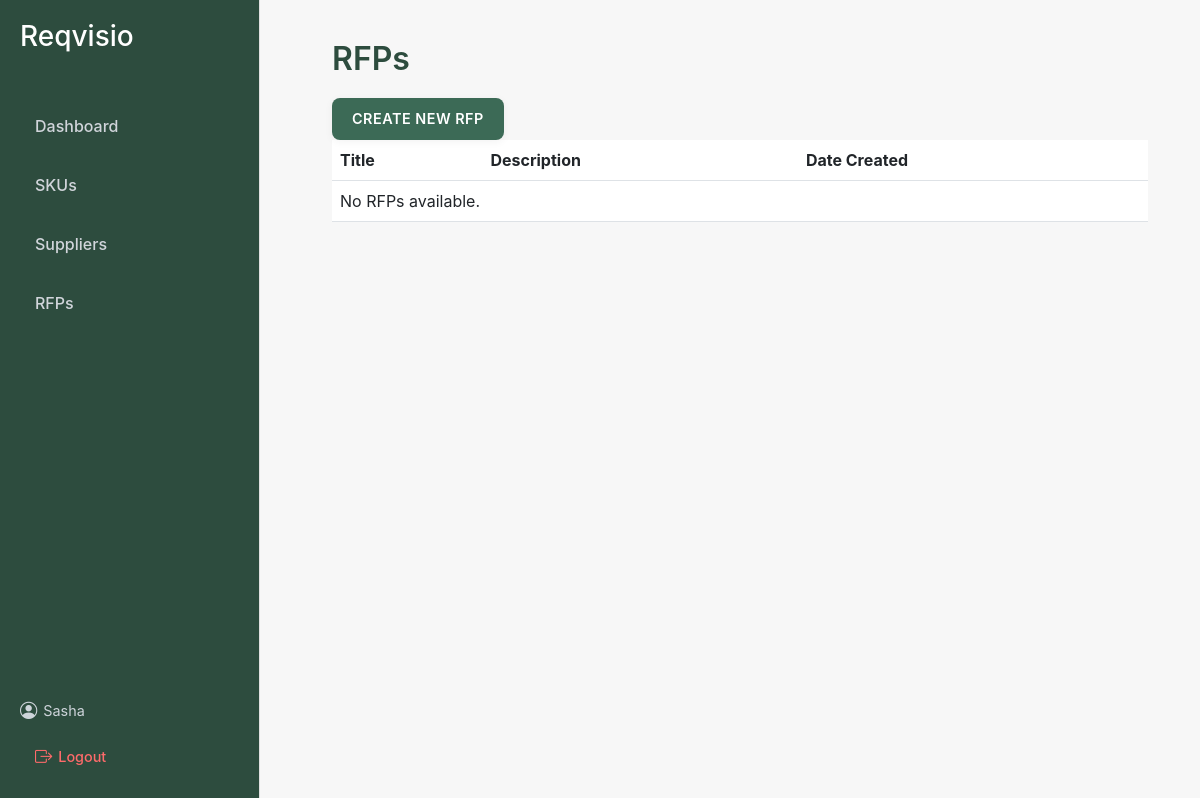
/procurement01/rfps/ (signed in), run on an earlier commit of the app's database.
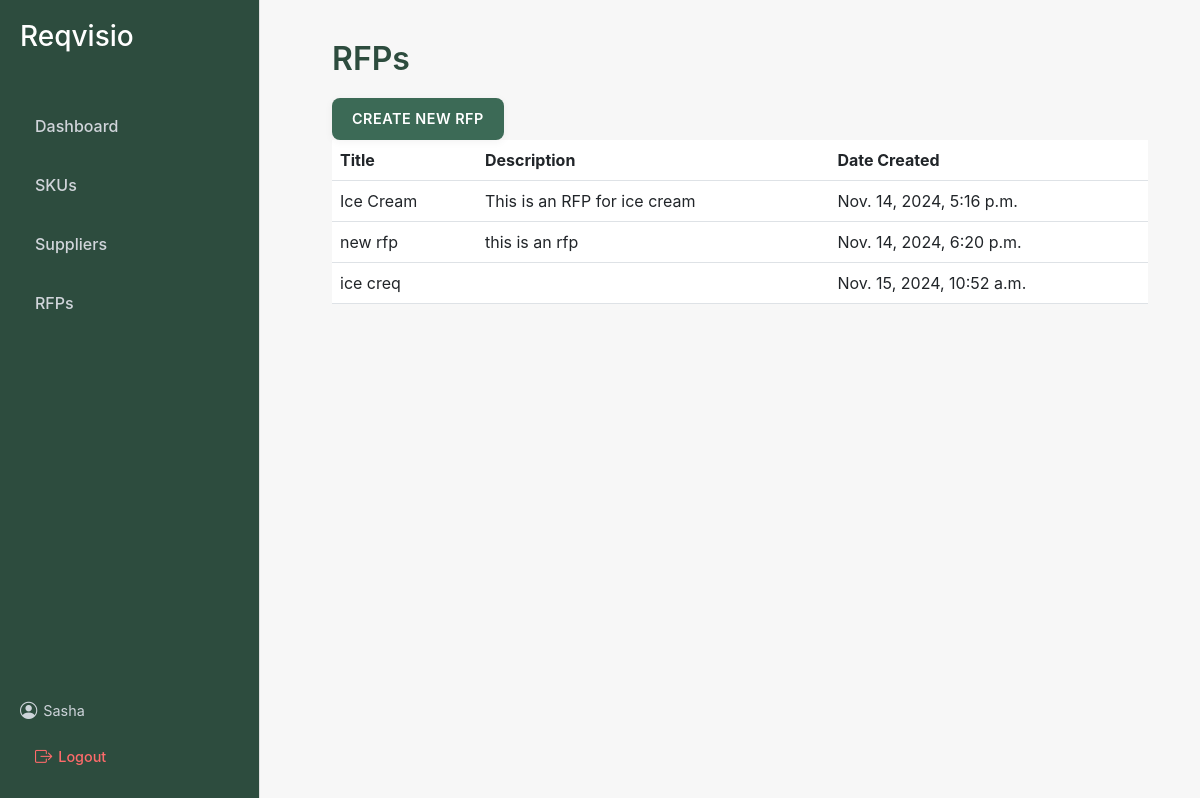
And on a later commit of the database.
### procurement01/models.py (models this page shows, shortened)
class CustomUser(AbstractUser):
    company = models.ForeignKey(Company, on_delete=models.CASCADE, null=True)

class RFP(models.Model):
    title = models.CharField(max_length=255)
    description = models.TextField(blank = True)
    created_at = models.DateTimeField(auto_now_add=True)
    updated_at = models.DateTimeField(auto_now=True)
    deleted_at = models.DateTimeField(null=True, blank=True)

### procurement01/views.py (the view)
# urls.py: path('rfps/', views.rfp_list_view, name='rfp_list'),
@login_required
def rfp_list_view(request):
    rfps = RFP.objects.all()  # You might want to filter by the user's company if needed
    return render(request, 'procurement01/rfp_list.html', {'rfps': rfps})

### procurement01/templates/procurement01/rfp_list.html
{% extends 'procurement01/layout.html' %}
{% block content %}
<h2>RFPs</h2>
<a href="{% url 'create_rfp_step1' %}" class="btn btn-primary">Create New RFP</a>
<table class="table">
    <thead>
        <tr>
            <th>Title</th>
            <th>Description</th>
            <th>Date Created</th>
        </tr>
    </thead>
    <tbody>
        {% for rfp in rfps %}
        <tr>
            <td>{{ rfp.title }}</td>
            <td>{{ rfp.description }}</td>
            <td>{{ rfp.created_at }}</td>
        </tr>
        {% empty %}
        <tr>
            <td colspan="3">No RFPs available.</td>
        </tr>
        {% endfor %}
    </tbody>
</table>
{% endblock %}

### procurement01/templates/procurement01/layout.html (shortened to what this page needs)
{% load static %}
<!DOCTYPE html>
<html lang="en">
<head>
    <link href="https://cdn.jsdelivr.net/npm/@yaireo/tagify/dist/tagify.css" rel="stylesheet">
    <link href="https://cdn.jsdelivr.net/npm/bootstrap@5.3.0-alpha3/dist/css/bootstrap.min.css" rel="stylesheet">
    <link href="{% static 'style.css' %}" rel="stylesheet">
    <link href="https://cdn.jsdelivr.net/npm/bootstrap-icons@1.10.0/font/bootstrap-icons.css" rel="stylesheet">
</head>
<body>
    <div class="sidebar d-flex flex-column">
        <h3>Reqvisio</h3>
        {% if user.is_authenticated %}
            {% if user.company.company_type == 'Procurer' %}
                <div class="nav-links">
                    <a href="{% url 'dashboard' %}">Dashboard</a>
                    <a href="{% url 'sku_list' %}">SKUs</a>
                    <a href="{% url 'supplier_list' %}">Suppliers</a>
                    <a href="{% url 'rfp_list' %}">RFPs</a>
                </div>
                <div class="user-info mt-auto">
                    <span><i class="bi bi-person-circle"></i> {{ user.username }}</span>
                    <a href="{% url 'logout' %}" class="logout-link"><i class="bi bi-box-arrow-right"></i> Logout</a>
                </div>
            {% endif %}
        {% endif %}
    </div>
    <div class="main-content" id ="main-content">
        <div class="container">
            {% block content %}{% endblock %}
        </div>
    </div>
</body>
</html>

### procurement01/static/style.css (style rules this page uses)
body { font-family: -apple-system, BlinkMacSystemFont, "Segoe UI", Roboto, Helvetica, Arial, sans-serif; background-color: #f7f7f7; color: #333; display: flex; margin: 0; padding: 0; overflow-y: auto; }
.main-content { margin-left: 280px; padding: 40px; width: calc(100% - 280px); }
h2 { color: #2d4c3e; font-weight: 600; margin-bottom: 20px; }
.btn { font-size: 0.9em; border-radius: 8px; padding: 10px 20px; font-weight: 600; text-transform: uppercase; letter-spacing: 0.5px; border: none; box-shadow: 0px 2px 8px rgba(0, 0, 0, 0.05); transition: background-color 0.3s; }
.btn-primary { background-color: #3c6a56; color: #ffffff; }
.sidebar { width: 260px; background-color: #2d4c3e; height: 100vh; padding: 20px; position: fixed; color: #ffffff; display: flex; flex-direction: column; justify-content: space-between; gap: 30px; border-right: 1px solid #e0e0e0; }
.sidebar h3 { margin-bottom: 20px; }
.sidebar .nav-links { display: flex; flex-direction: column; gap: 15px; }
.sidebar a { text-decoration: none; color: #d1d5db; font-size: 1em; font-weight: 500; padding: 10px 15px; border-radius: 8px; transition: background-color 0.3s; }
.sidebar .user-info { display: flex; flex-direction: column; gap: 10px; font-size: 0.9rem; color: #ced4da; margin-top: auto; }
.sidebar .user-info span, .sidebar .logout-link { display: flex; align-items: center; gap: 6px; }
.sidebar .user-info i, .sidebar .logout-link i { font-size: 1.2em; }
.sidebar .logout-link { color: #ff6b6b; text-decoration: none; }
.btn-primary { background-color: #3c6a56; border: none; font-weight: 600; text-transform: uppercase; padding: 10px 20px; border-radius: 8px; transition: background-color 0.3s; }

What changed in the data, as far as the page shows it:
added RFP: title "Ice Cream", description "This is an RFP for ice cream", created_at "Nov. 14, 2024, 5:16 p.m."
added RFP: title "new rfp", description "this is an rfp", created_at "Nov. 14, 2024, 6:20 p.m."
added RFP: title "ice creq", created_at "Nov. 15, 2024, 10:52 a.m."
Also different on the page:
text no longer shown: "No RFPs available."
